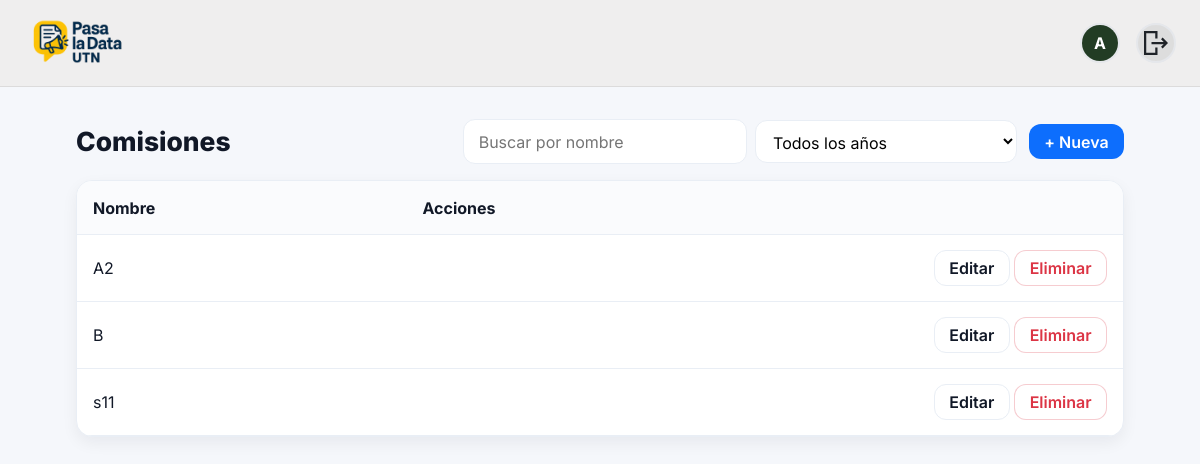
The app's page /academics/admin/comisiones/ (signed in) with its own data.
### people/models.py (models this page shows, shortened)
class User(AbstractUser):
    class Role(models.TextChoices):
        ALUMNO = "ALU", "Alumno"
        PROFESOR = "PRO", "Profesor"
        ADMIN = "ADM", "Administrador"
    rol = models.CharField(max_length=3, choices=Role.choices)
    legajo = models.CharField(max_length=20, unique=True, null=True, blank=True)  # solo alumnos
    username = models.CharField(max_length=150, blank=True, default='')
    imagen_perfil = models.ImageField(
        upload_to="profiles/", null=True, blank=True
    )

### academics/models.py (models this page shows, shortened)
class Comision(models.Model):
    nombre = models.CharField(max_length=120, unique=True)
    icono = models.CharField(max_length=4096, blank=True, null=True)
    imagen = models.ImageField(upload_to="materias/", blank=True, null=True)
    class Meta:
        ordering = ["nombre"]

### academics/views.py (the view)
# urls.py: path("admin/comisiones/", views.comision_list, name="comision_list"),
@login_required
def comision_list(request):
    q = (request.GET.get("q") or "").strip()
    year = (request.GET.get("year") or "").strip()
    qs = Comision.objects.all().order_by("nombre")
    if q:
        qs = qs.filter(nombre__icontains=q)
    if year.isdigit():
        year_int = int(year)
        subq = MateriaComisionAnio.objects.filter(comision_id=OuterRef("pk"), anio=year_int)
        qs = qs.annotate(has_year=Exists(subq)).filter(has_year=True)
    years = (MateriaComisionAnio.objects.order_by("-anio")
                .values_list("anio", flat=True).distinct())
    return render(request, "academics/comision_list_admin.html", {
        "comisiones": qs,
        "q": q,
        "years": years,
        "selected_year": int(year) if year.isdigit() else None,
        "create_url": "academics:comision_create",
        "update_name": "academics:comision_update",
        "delete_name": "academics:comision_delete",
    })

### academics/templates/academics/comision_list_admin.html (shortened to what this page needs)
{% extends "base.html" %}
{% load static %}
{% block extra_head %}
<link rel="stylesheet" href="{% static 'academics/css/academics.css' %}">
{% endblock %}
{% block content %}
<div class="ap-wrap">
  <div class="ap-toolbar">
    <h1 class="ap-title">Comisiones</h1>
    <div class="ap-actions">
      <form method="get" class="ap-search" style="display:flex; gap:.5rem; align-items:center;">
        <input type="text" name="q" value="{{ q }}" placeholder="Buscar por nombre">
        <select name="year" class="ap-select" onchange="this.form.submit()">
          <option value="">Todos los años</option>
        </select>
      </form>
      <a href="{% url create_url %}" class="ap-btn ap-btn-primary">+ Nueva</a>
    </div>
  </div>
  <div class="ap-card ap-table-wrap">
    <table class="ap-table">
      <thead>
        <tr>
          <th>Nombre</th>
          <th class="ap-right">Acciones</th>
        </tr>
      </thead>
      <tbody>
        {% for c in comisiones %}
          <tr>
            <td class="ap-name">{{ c.nombre }}</td>
            <td class="ap-right">
              <a href="{% url update_name c.id %}" class="ap-btn ap-btn-light">Editar</a>
              <a href="{% url delete_name c.id %}" class="ap-btn ap-btn-danger">Eliminar</a>
            </td>
          </tr>
        {% empty %}
          <tr><td colspan="2" class="ap-muted">No hay comisiones para los filtros aplicados.</td></tr>
        {% endfor %}
      </tbody>
    </table>
  </div>
</div>
{% endblock %}

### templates/partials/_navbar.html
{% load static %}
<header class="navbar">
  <div class="navbar__inner container-narrow">
    <a class="navbar__brand"
       href="{% if request.user.is_authenticated and request.user.rol == 'ADM' %}
                {% url 'academics:admin_panel' %}
              {% else %}
                {% url 'academics:home' %}
              {% endif %}">
      <img class="navbar__logo" src="{% static 'img/logo.png' %}" alt="Pasa la Data UTN">
    </a>
    <div class="navbar__right">
      {% if request.user.is_authenticated %}
        {% if request.user.rol != "ADM" %}
          <a class="nav-avatar" href="{% url 'people:perfil' %}" title="Mi perfil">
            {% if request.user.imagen_perfil %}
              <img src="{{ request.user.imagen_perfil.url }}" alt="Foto de perfil">
            {% else %}
              <span class="nav-avatar__fallback">
                {{ request.user.get_short_name|default:request.user.username|slice:":1"|upper }}
              </span>
            {% endif %}
          </a>
        {% endif %}
        <a class="nav-avatar" href="{% url 'people:logout' %}" title="Cerrar sesión">
          <img src="{% static 'img/logout.svg' %}" alt="Cerrar sesión" class="logout-icon">
        </a>
      {% else %}
        <a class="btn btn-light btn-sm" href="{% url 'people:register' %}">Registrate</a>
        <a class="btn btn-light btn-sm" href="{% url 'people:login' %}">Iniciar sesión</a>
      {% endif %}
    </div>
  </div>
</header>

### static/css/app.css (style rules this page uses)
html, body { margin: 0; padding: 0; }
header.navbar { background: #efeeee; position: sticky; top: 0; z-index: 50; border-bottom: 1px solid rgba(0,0,0,.08); width: 100%; margin: 0; border-radius: 0 !important; }
.container-narrow { max-width: none; width: 100%; padding: 0 24px; box-sizing: border-box; }
.navbar__inner { display: flex; align-items: center; height: 70px; }
.navbar__brand { display: flex; align-items: center; }
.navbar__logo { height: 105px; width: auto; display: block; object-fit: contain; }
.navbar__right { margin-left: auto; display: flex; align-items: center; gap: 16px; }
:root { --font-ui: "Inter", system-ui, -apple-system, "Segoe UI", Roboto, Helvetica, Arial, sans-serif; }
html { font-family: var(--font-ui) !important; line-height: 1.5; }
body, input, select, textarea, button { font-family: inherit !important; }
*, *::before, *::after { font-kerning: normal; }
header.navbar .nav-avatar { width: 40px; height: 40px; border-radius: 50%; overflow: hidden; display: inline-flex; align-items: center; justify-content: center; text-decoration: none; background: #ddd; color: #333; border: 2px solid #e5e7eb; flex-shrink: 0; }
header.navbar .nav-avatar > img { width: 100%; height: 100%; display: block; object-fit: cover; object-position: center; }
header.navbar .nav-avatar__fallback { width: 100%; height: 100%; display: inline-flex; align-items: center; justify-content: center; font-weight: 700; font-size: 16px; color: #fff; background: #223C24; }

### academics/static/academics/css/academics.css (style rules this page uses)
:root { --ap-bg: #f5f7fb; --ap-card: #fff; --ap-border: #e9eef5; --ap-muted: #6b7280; --ap-primary: #0d6efd; --ap-danger: #dc3545; --ap-success: #198754; --ap-shadow: 0 6px 16px rgba(17, 24, 39, .06); --ap-radius: 16px; --ap-radius-sm: 12px; --ap-pad: 1rem; --ap-gap: .75rem; --ap-font: system-ui, -apple-system, Segoe UI, Roboto, Inter, Ubuntu, "Helvetica Neue", Arial, sans-serif; }
html, body { height: 100%; }
body { background: var(--ap-bg); font-family: var(--ap-font); color:#111827; }
.ap-wrap { max-width: 1080px; margin: 0 auto; padding: 2rem 1rem 3rem; }
.ap-card { background: var(--ap-card); border:1px solid var(--ap-border); border-radius: var(--ap-radius); box-shadow: var(--ap-shadow); overflow: hidden; }
.ap-toolbar { display:flex; gap:1rem; align-items:center; justify-content:space-between; margin-bottom:1rem; flex-wrap:wrap; }
.ap-title { margin:0; font-weight:800; font-size: clamp(1.4rem, 2.2vw, 2rem); }
.ap-actions { display:flex; align-items:center; gap:.75rem; flex-wrap:wrap; }
.ap-search { position:relative; }
.ap-search input { width: clamp(220px, 32vw, 420px); border: 1px solid var(--ap-border); border-radius: var(--ap-radius-sm); background: #fff; padding: .6rem 2.1rem .6rem .9rem; outline: none; }
.ap-btn { display:inline-flex; align-items:center; gap:.45rem; border-radius: var(--ap-radius-sm); padding:.55rem .9rem; font-weight:600; text-decoration:none; border:1px solid transparent; transition:.18s ease; line-height:1; }
.ap-btn-primary { background: var(--ap-primary); color:#fff; cursor: pointer; }
.ap-btn-light { background:#fff; border-color: var(--ap-border); color:#111827; }
.ap-btn-danger { color: var(--ap-danger); border-color: rgba(220,53,69,.25); background:#fff; }
.ap-table-wrap { overflow:auto; border-radius: var(--ap-radius); }
.ap-table { width:100%; border-collapse:separate; border-spacing:0; }
.ap-table thead th { background:#fafbfd; color:#111827; font-weight:700; border-bottom:1px solid var(--ap-border); position:sticky; top:0; z-index:1; padding:.9rem 1rem; text-align:left; }
.ap-table tbody td { padding:.95rem 1rem; vertical-align:middle; border-bottom:1px solid var(--ap-border); }
.ap-table tbody tr { transition: background .15s ease; }
.ap-right { text-align:right; white-space:nowrap; }
.ap-input, .ap-select, .ap-textarea, .ap-file { width:100%; border:1px solid var(--ap-border); border-radius: var(--ap-radius-sm); padding:.6rem .8rem; background:#fff; outline:none; }

### records on screen
User: user.get_short_name "A"
Comision: nombre "A2"
Comision: nombre "B"
Comision: nombre "s11"
